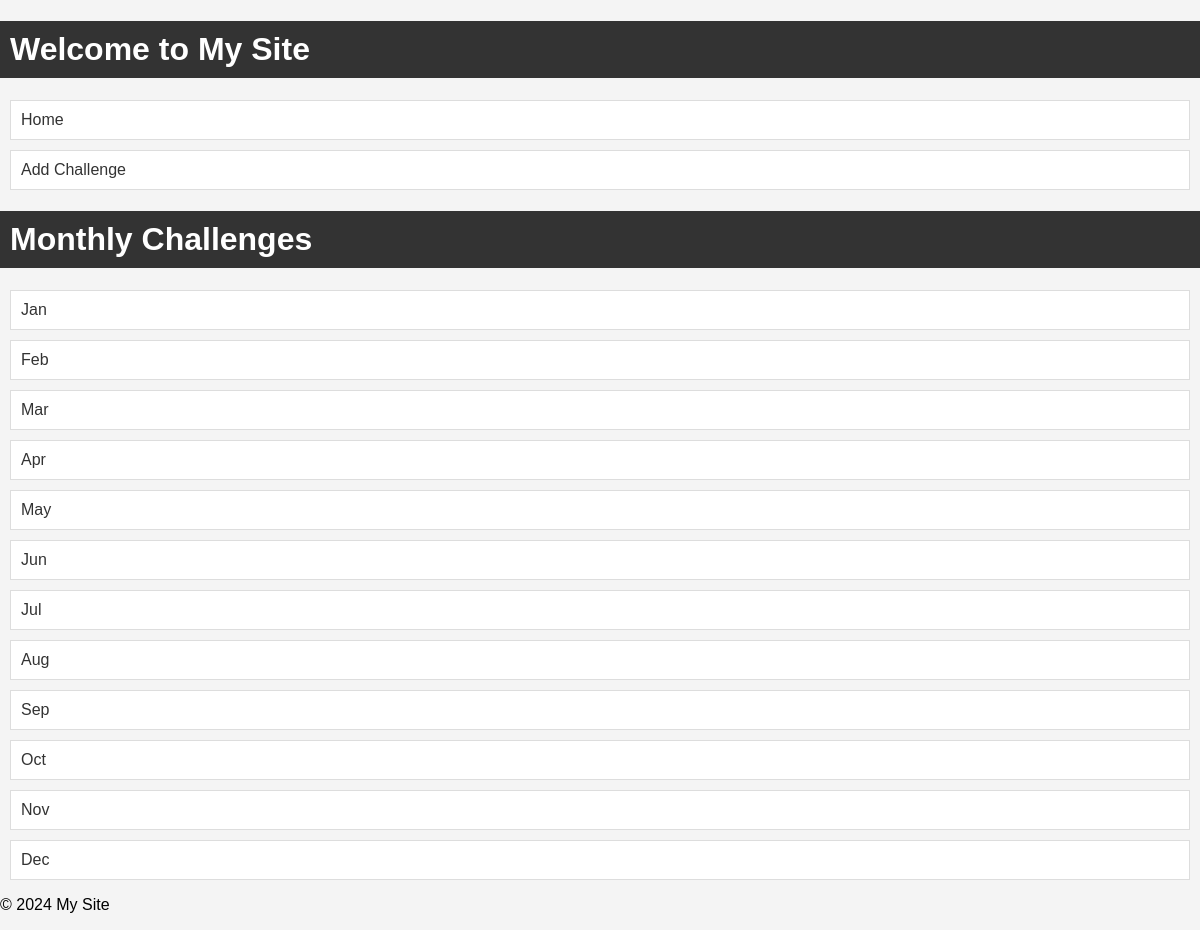
The app's page /, older data.
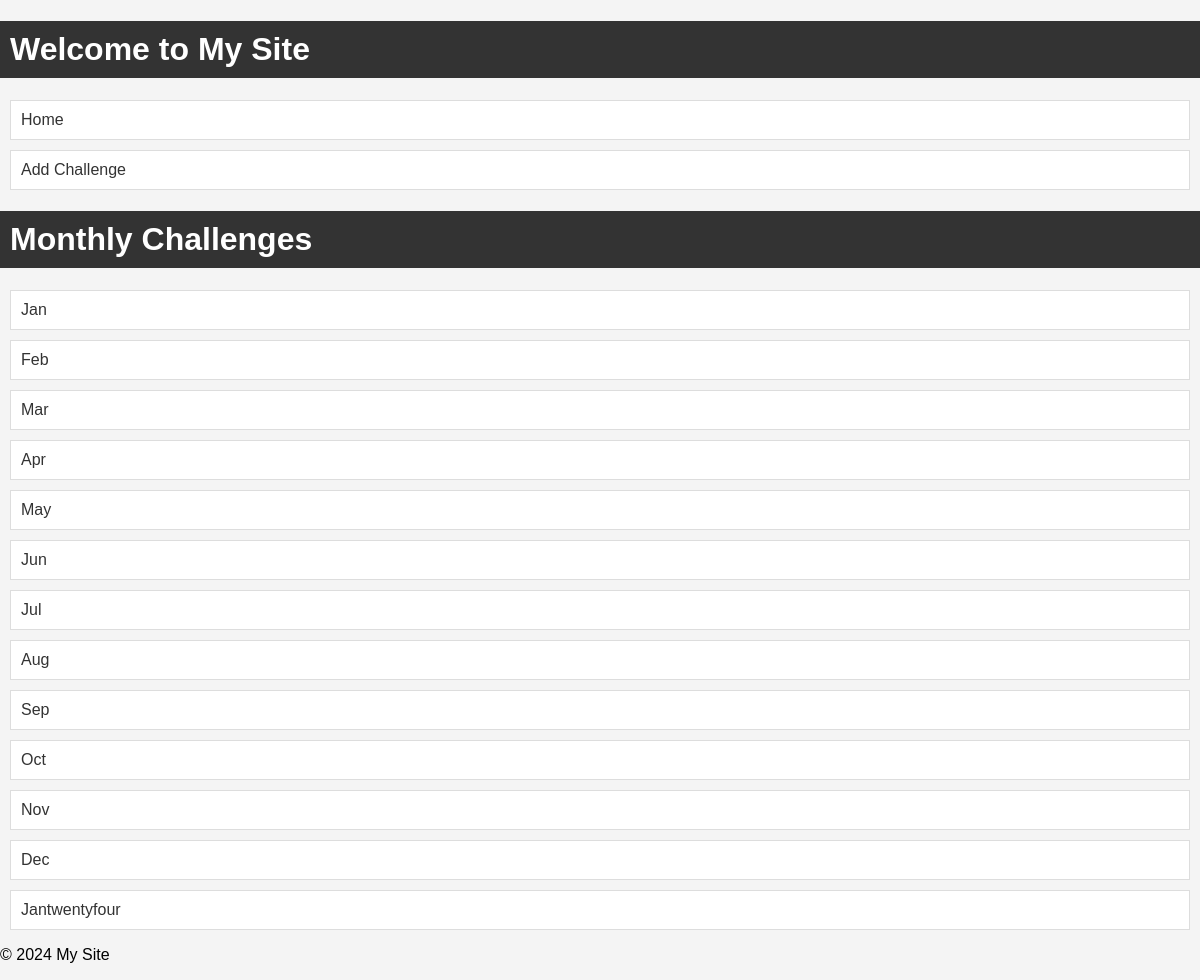
The same page, newer data.
### challenges/models.py (models this page shows, shortened)
class MonthlyChallenge(models.Model):
    month = models.CharField(max_length=20, unique=True)
    challenge_text = models.TextField()

### challenges/views.py (the view)
# urls.py: path('', views.index, name='index'),
def index(request):
    challenges = MonthlyChallenge.objects.all()
    return render(request, 'challenges/index.html', {'challenges': challenges})

### challenges/templatetags/challenges_filters.py (called while the page is built)
@register.filter(name='capitalize')
def capitalize(value):
    return value.capitalize()

### challenges/templates/challenges/index.html (shortened to what this page needs)
{% extends "challenges/base.html"  %}
{% load challenges_filters %}
{% block content %}
<h1>Monthly Challenges</h1>
<ul>
    {% for challenge in challenges %}
    <li>
        <a href="{% url 'monthly_challenge' month=challenge.month %}">{{ challenge.month|capitalize }}</a>
    </li>
    {% endfor %}
</ul>
{% endblock %}

Row changes from the older to the newer data that the page shows:
added MonthlyChallenge: month "Jantwentyfour"
